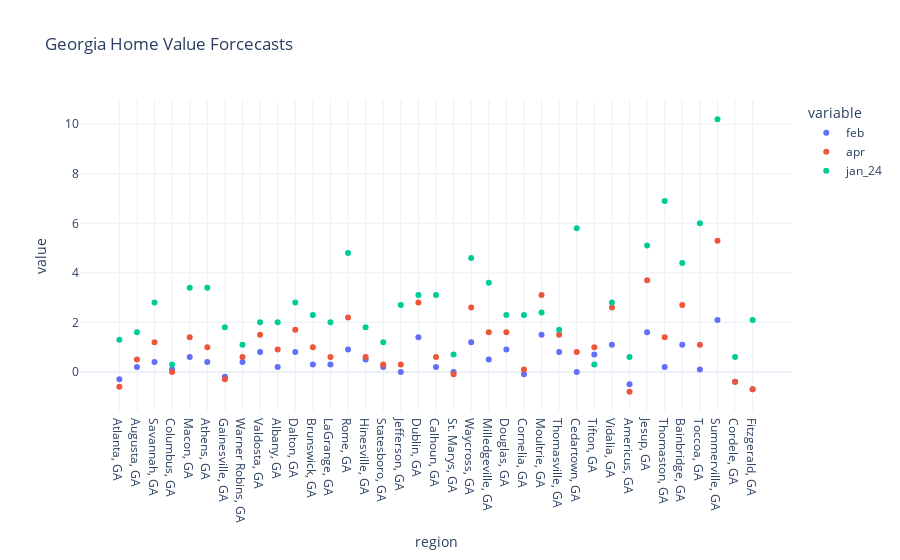

The code cell stored with this chart in its notebook:
### Code cell
px.scatter(georgia2, title='Georgia Home Value Forcecasts', template='plotly_white')

### Figure 1 — Plotly figure (JSON) as saved in the notebook; plotly's stock layout.template omitted (floating-point values rounded to 4 significant figures)
{"data": [{"hovertemplate": "variable=feb<br>region=%{x}<br>value=%{y}<extra></extra>", "legendgroup": "feb", "marker": {"color": "#636efa", "symbol": "circle"}, "mode": "markers", "name": "feb", "orientation": "v", "showlegend": true, "type": "scatter", "x": ["Atlanta, GA", "Augusta, GA", "Savannah, GA", "Columbus, GA", "Macon, GA", "Athens, GA", "Gainesville, GA", "Warner Robins, GA", "Valdosta, GA", "Albany, GA", "Dalton, GA", "Brunswick, GA", "LaGrange, GA", "Rome, GA", "Hinesville, GA", "Statesboro, GA", "Jefferson, GA", "Dublin, GA", "Calhoun, GA", "St. Marys, GA", "Waycross, GA", "Milledgeville, GA", "Douglas, GA", "Cornelia, GA", "Moultrie, GA", "Thomasville, GA", "Cedartown, GA", "Tifton, GA", "Vidalia, GA", "Americus, GA", "Jesup, GA", "Thomaston, GA", "Bainbridge, GA", "Toccoa, GA", "Summerville, GA", "Cordele, GA", "Fitzgerald, GA"], "xaxis": "x", "y": [-0.3, 0.2, 0.4, 0.1, 0.6, 0.4, -0.2, 0.4, 0.8, 0.2, 0.8, 0.3, 0.3, 0.9, 0.5, 0.2, 0, 1.4, 0.2, 0, 1.2, 0.5, 0.9, -0.1, 1.5, 0.8, 0, 0.7, 1.1, -0.5, 1.6, 0.2, 1.1, 0.1, 2.1, -0.4, -0.7], "yaxis": "y"}, {"hovertemplate": "variable=apr<br>region=%{x}<br>value=%{y}<extra></extra>", "legendgroup": "apr", "marker": {"color": "#EF553B", "symbol": "circle"}, "mode": "markers", "name": "apr", "orientation": "v", "showlegend": true, "type": "scatter", "x": ["Atlanta, GA", "Augusta, GA", "Savannah, GA", "Columbus, GA", "Macon, GA", "Athens, GA", "Gainesville, GA", "Warner Robins, GA", "Valdosta, GA", "Albany, GA", "Dalton, GA", "Brunswick, GA", "LaGrange, GA", "Rome, GA", "Hinesville, GA", "Statesboro, GA", "Jefferson, GA", "Dublin, GA", "Calhoun, GA", "St. Marys, GA", "Waycross, GA", "Milledgeville, GA", "Douglas, GA", "Cornelia, GA", "Moultrie, GA", "Thomasville, GA", "Cedartown, GA", "Tifton, GA", "Vidalia, GA", "Americus, GA", "Jesup, GA", "Thomaston, GA", "Bainbridge, GA", "Toccoa, GA", "Summerville, GA", "Cordele, GA", "Fitzgerald, GA"], "xaxis": "x", "y": [-0.6, 0.5, 1.2, 0, 1.4, 1, -0.3, 0.6, 1.5, 0.9, 1.7, 1, 0.6, 2.2, 0.6, 0.3, 0.3, 2.8, 0.6, -0.1, 2.6, 1.6, 1.6, 0.1, 3.1, 1.5, 0.8, 1, 2.6, -0.8, 3.7, 1.4, 2.7, 1.1, 5.3, -0.4, -0.7], "yaxis": "y"}, {"hovertemplate": "variable=jan_24<br>region=%{x}<br>value=%{y}<extra></extra>", "legendgroup": "jan_24", "marker": {"color": "#00cc96", "symbol": "circle"}, "mode": "markers", "name": "jan_24", "orientation": "v", "showlegend": true, "type": "scatter", "x": ["Atlanta, GA", "Augusta, GA", "Savannah, GA", "Columbus, GA", "Macon, GA", "Athens, GA", "Gainesville, GA", "Warner Robins, GA", "Valdosta, GA", "Albany, GA", "Dalton, GA", "Brunswick, GA", "LaGrange, GA", "Rome, GA", "Hinesville, GA", "Statesboro, GA", "Jefferson, GA", "Dublin, GA", "Calhoun, GA", "St. Marys, GA", "Waycross, GA", "Milledgeville, GA", "Douglas, GA", "Cornelia, GA", "Moultrie, GA", "Thomasville, GA", "Cedartown, GA", "Tifton, GA", "Vidalia, GA", "Americus, GA", "Jesup, GA", "Thomaston, GA", "Bainbridge, GA", "Toccoa, GA", "Summerville, GA", "Cordele, GA", "Fitzgerald, GA"], "xaxis": "x", "y": [1.3, 1.6, 2.8, 0.3, 3.4, 3.4, 1.8, 1.1, 2, 2, 2.8, 2.3, 2, 4.8, 1.8, 1.2, 2.7, 3.1, 3.1, 0.7, 4.6, 3.6, 2.3, 2.3, 2.4, 1.7, 5.8, 0.3, 2.8, 0.6, 5.1, 6.9, 4.4, 6, 10.2, 0.6, 2.1], "yaxis": "y"}], "layout": {"legend": {"title": {"text": "variable"}, "tracegroupgap": 0}, "title": {"text": "Georgia Home Value Forcecasts"}, "xaxis": {"anchor": "y", "domain": [0, 1], "title": {"text": "region"}}, "yaxis": {"anchor": "x", "domain": [0, 1], "title": {"text": "value"}}}}
